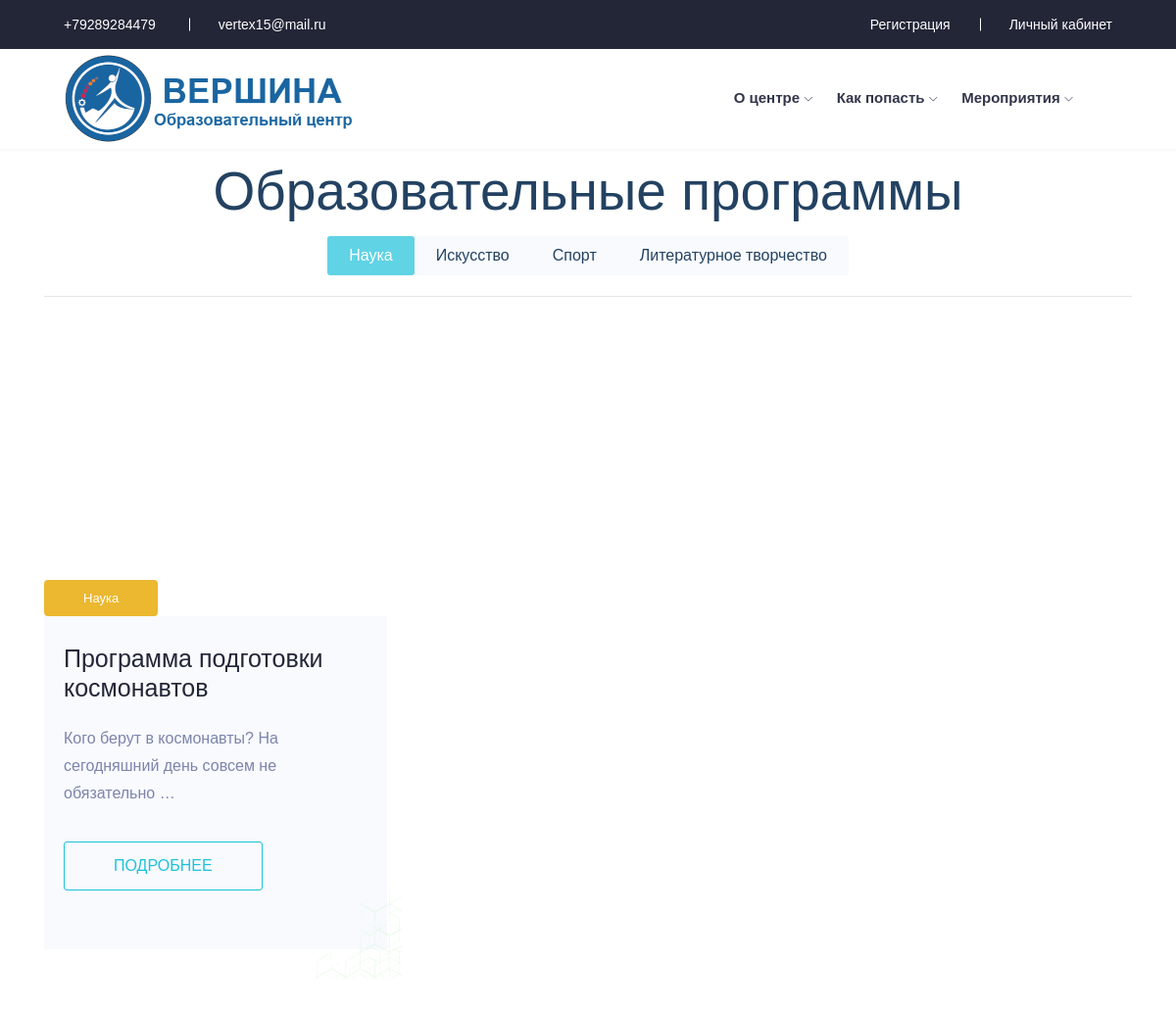
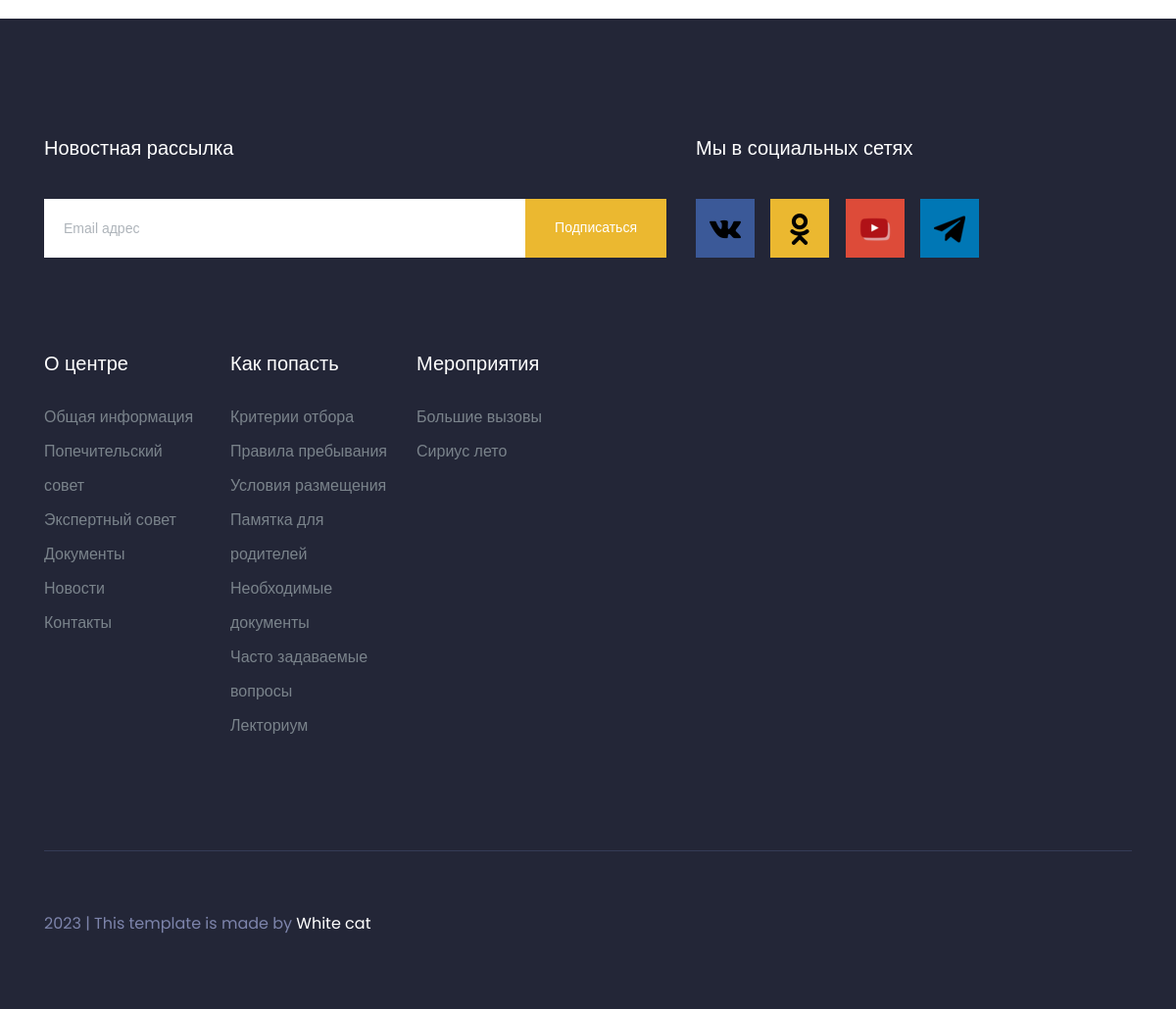
Page /educational_programs/ on the committed database (2 pictures, top to bottom).
### main/models.py (models this page shows, shortened)
class Prog(models.Model):
    title = models.CharField(max_length=255, verbose_name="Заголовок")
    slug = models.SlugField(max_length=255, unique=True, db_index=True, verbose_name='URL')
    photo = models.ImageField(upload_to="photos/%Y/%m/%d/", verbose_name="Фото", null=True, blank=True)
    content = models.TextField(blank=True, verbose_name="Содержание")
    photo2 = models.ImageField(upload_to="photos/%Y/%m/%d/", verbose_name="Фото2", null=True, blank=True)
    selection_procedure = models.TextField(blank=True, null=True, verbose_name="Порядок отбора")
    photo3 = models.ImageField(upload_to="photos/%Y/%m/%d/", verbose_name="Фото3", null=True, blank=True)
    selection_procedure2 = models.TextField(blank=True, null=True, verbose_name="Порядок отбора 2 абзац")
    photo4 = models.ImageField(upload_to="photos/%Y/%m/%d/", verbose_name="Фото4", null=True, blank=True)
    prog_statement = models.TextField(blank=True, verbose_name="Положение о программе")
    photo5 = models.ImageField(upload_to="photos/%Y/%m/%d/", verbose_name="Фото5", null=True, blank=True)
    prog_statement2 = models.TextField(blank=True, verbose_name="Положение о программе 2 абзац")
    pdffile = models.FileField(upload_to="pdf/%Y/%m/%d/", verbose_name="PDF", null=True, blank=True)
    time_create = models.DateTimeField(auto_now_add=True, verbose_name="Дата и время создания")
    time_update = models.DateTimeField(auto_now=True, verbose_name="Дата и время обновления")
    time_start = models.DateTimeField(verbose_name="Дата и время начала программы", null=True, blank=True)
    time_ending = models.DateTimeField(verbose_name="Дата и время окончания программы", null=True, blank=True)
    is_published = models.BooleanField(verbose_name="Публикация")
    supervisor = models.ForeignKey(users.models.User, on_delete=models.PROTECT, related_name='supervisor', verbose_name="Руководитель",
                                   null=True, blank=True)
    registration = models.ManyToManyField(users.models.User, verbose_name="Участники программы")
    cat = models.ForeignKey(CategoryProg, on_delete=models.PROTECT, verbose_name="Категория", null=True)
    def get_absolute_url(self):
        return reverse('program', kwargs={'program_slug': self.slug})
    class Meta:
        verbose_name = 'Программа'
        verbose_name_plural = 'Программы'
        ordering = ['time_create', 'title']

class CategoryProg(models.Model):
    name = models.CharField(max_length=100, verbose_name="Название категории", db_index=True)
    slug = models.SlugField(max_length=255, unique=True, db_index=True, verbose_name='URL')
    def __str__(self):
        return self.name
    class Meta:
        verbose_name = 'Категорию програмы'
        verbose_name_plural = 'Категории программ'
        ordering = ['id']

### main/views.py (the view)
# urls.py: path('educational_programs/', Program.as_view(), name='educational_programs'),
class Program(DataMixin, ListView):
    paginate_by = 10
    model = Prog
    template_name = 'main/educational_programs.html'
    context_object_name = 'progs'
    def get_context_data(self, *, object_list=None, **kwargs):
        context = super().get_context_data(**kwargs)
        c_def = self.get_user_context(title='Образовательные программы')
        return dict(list(context.items()) + list(c_def.items()))

### main/utils.py (called while the page is built)
    def get_user_context(self, **kwargs):
        context = kwargs
        cats = Category.objects.all()
        user_menu = menu.copy()
        if not self.request.user.is_authenticated:
            user_menu.pop(3)
        context['menu'] = user_menu
        context['cats'] = cats
        if 'cat_selected' not in context:
            context['cat_selected'] = 0
        return context

### main/templates/main/educational_programs.html (shortened to what this page needs)
{% extends 'main/base.html' %}
{% block content %}
    <div class="popular_program_area section__padding program__page">
        <div class="container">
            <div class="row">
                <div class="col-lg-12">
                    <div class="section_title text-center">
                        <h3>{{ title }}</h3>
                    </div>
                </div>
            </div>
            <div class="row">
                <div class="col-lg-12">
                    <nav class="custom_tabs text-center">
                        <div class="nav" id="nav-tab" role="tablist">
                            <a class="nav-item nav-link active" id="nav-home-tab" data-toggle="tab" href="#nav-home" role="tab" aria-controls="nav-home" aria-selected="true">Наука</a>
                            <a class="nav-item nav-link" id="nav-profile-tab" data-toggle="tab" href="#nav-profile" role="tab" aria-controls="nav-profile" aria-selected="false">Искусство</a>
                            <a class="nav-item nav-link" id="nav-contact-tab" data-toggle="tab" href="#nav-contact" role="tab" aria-controls="nav-contact" aria-selected="false">Спорт</a>
                            <a class="nav-item nav-link" id="nav-contact-tab" data-toggle="tab" href="#nav-contact2" role="tab" aria-controls="nav-contact" aria-selected="false">Литературное творчество</a>
                        </div>
                    </nav>
                </div>
            </div>
            <hr>
            <div class="tab-content" id="nav-tabContent">
                <div class="tab-pane fade show active" id="nav-home" role="tabpanel" aria-labelledby="nav-home-tab">
                    <div class="row">
                        {% for p in progs %}
                        {% if p.cat_id == 2 %}
                        <div class="col-lg-4 col-md-6">
                            <div class="single__program">
                                <div class="program_thumb">
                                    <div class="slider_area">
                                        <div class="slider_active owl-carousel">
                                            {% if p.photo %}
                                            <div class="single_slider  d-flex align-items-center slider_bg_1">
                                            </div>
                                            {% endif %}
                                        </div>
                                    </div>
                                    <span class="badge">{{ p.cat }}</span>
                                </div>
                                <div class="program__content">
                                    <a href="{{ p.get_absolute_url }}">
                                        <h4>{{ p.title }}</h4>
                                    </a>
                                    <p>{{ p.content|truncatewords:10 }}</p>
                                    <a href="{{ p.get_absolute_url }}" class="boxed-btn5">Подробнее</a>
                                </div>
                            </div>
                        </div>
                        {% endif %}
                        {% endfor %}
                    </div>
                </div>
            </div>
        </div>
    </div>
{% endblock %}

### rows in the picture
Prog: cat "Наука", title "Программа подготовки космонавтов", content "Кого берут в космонавты? На сегодняшний день совсем не обязательно …"

### other values in the picture
{{ m.title }} "О центре" "Как попасть" "Мероприятия"
{{ title }} "Образовательные программы"
{{ sm.title }} "Общая информация" "Попечительский совет" "Экспертный совет" "Документы" "Новости" "Контакты" "Критерии отбора" "Правила пребывания" "Условия размещения" "Памятка для родителей" "Необходимые документы" "Часто задаваемые вопросы" "Лекториум" "Большие вызовы" "Сириус лето"
